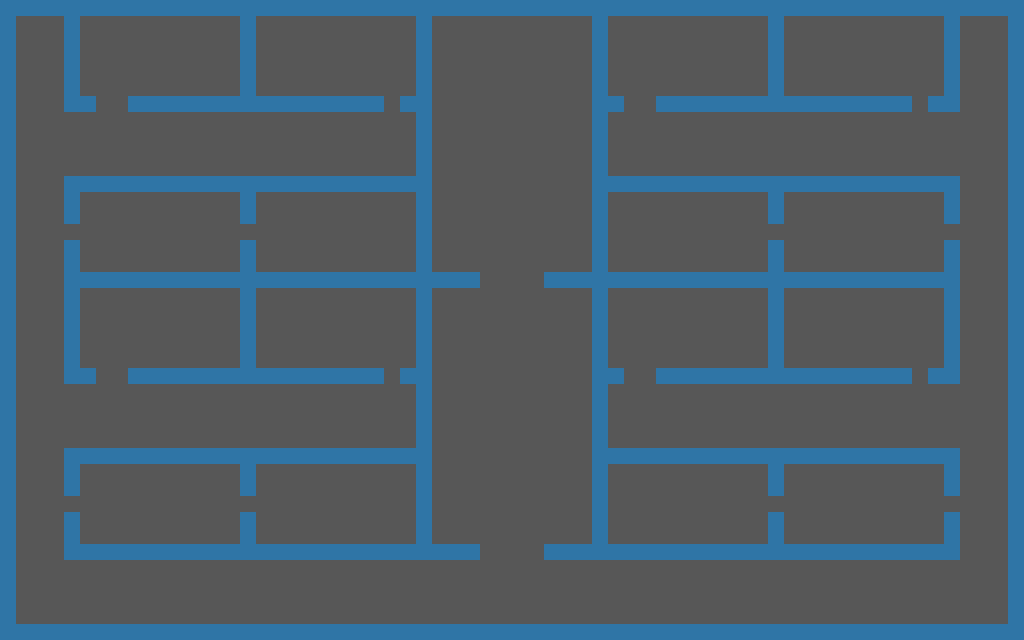

This game map was drawn from its Tiled (.tmx) file and the tilesets committed beside it. A one-line description and the trimmed map source follow:
An orthogonal 64x40 tile map with 16x16 px tiles, 1 tile layer (floor) and 60 objects (2x player, 2x light).

<map version="1.0" orientation="orthogonal" renderorder="right-down" width="64" height="40" tilewidth="16" tileheight="16" nextobjectid="67">
 <tileset firstgid="1" name="tilemap" tilewidth="16" tileheight="16" tilecount="4">
  <image source="tilemap.png" width="32" height="32" />
 </tileset>
 <layer name="floor" width="64" height="40">
  <data>[2560 cells, 2560 non-empty, 2 distinct tile ids]</data>
 </layer>
 <objectgroup name="walls">
  <object id="1" x="0" y="0" width="1024" height="16" />
  <object id="2" x="0" y="624" width="1024" height="16" />
  <object id="3" x="0" y="16" width="16" height="608" />
  <object id="4" x="1008" y="16" width="16" height="608" />
  <object id="5" x="64" y="16" width="16" height="96" />
  <object id="6" x="240" y="16" width="16" height="80" />
  <object id="7" x="416" y="16" width="16" height="272" />
  <object id="8" x="592" y="16" width="16" height="272" />
  <object id="9" x="768" y="16" width="16" height="80" />
  <object id="10" x="656" y="96" width="256" height="16" />
  <object id="11" x="944" y="16" width="16" height="96" />
  <object id="12" x="128" y="96" width="256" height="16" />
  <object id="14" x="80" y="96" width="16" height="16" />
  <object id="15" x="400" y="96" width="16" height="16" />
  <object id="16" x="432" y="272" width="48" height="16" />
  <object id="17" x="544" y="272" width="48" height="16" />
  <object id="18" x="608" y="96" width="16" height="16" />
  <object id="19" x="928" y="96" width="16" height="16" />
  <object id="27" x="64" y="176" width="352" height="16" />
  <object id="28" x="80" y="272" width="336" height="16" />
  <object id="29" x="64" y="192" width="16" height="32" />
  <object id="30" x="64" y="240" width="16" height="48" />
  <object id="31" x="240" y="192" width="16" height="32" />
  <object id="32" x="240" y="240" width="16" height="32" />
  <object id="33" x="608" y="176" width="352" height="16" />
  <object id="34" x="608" y="272" width="352" height="16" />
  <object id="35" x="768" y="192" width="16" height="32" />
  <object id="36" x="768" y="240" width="16" height="32" />
  <object id="37" x="944" y="192" width="16" height="32" />
  <object id="38" x="944" y="240" width="16" height="32" />
  <object id="39" x="944" y="512" width="16" height="32" />
  <object id="40" x="240" y="512" width="16" height="32" />
  <object id="41" x="80" y="368" width="16" height="16" />
  <object id="42" x="608" y="448" width="352" height="16" />
  <object id="43" x="400" y="368" width="16" height="16" />
  <object id="44" x="944" y="288" width="16" height="96" />
  <object id="45" x="240" y="288" width="16" height="80" />
  <object id="46" name="player" x="864" y="320">
   <ellipse />
  </object>
  <object id="47" x="240" y="464" width="16" height="32" />
  <object id="48" x="128" y="368" width="256" height="16" />
  <object id="49" x="608" y="368" width="16" height="16" />
  <object id="50" x="928" y="368" width="16" height="16" />
  <object id="51" x="64" y="288" width="16" height="96" />
  <object id="52" x="768" y="512" width="16" height="32" />
  <object id="53" x="544" y="544" width="48" height="16" />
  <object id="54" x="608" y="544" width="352" height="16" />
  <object id="55" x="944" y="464" width="16" height="32" />
  <object id="56" x="432" y="544" width="48" height="16" />
  <object id="57" x="416" y="288" width="16" height="272" />
  <object id="58" name="light" x="160" y="320">
   <ellipse />
  </object>
  <object id="59" x="768" y="464" width="16" height="32" />
  <object id="60" x="64" y="464" width="16" height="32" />
  <object id="61" x="656" y="368" width="256" height="16" />
  <object id="62" x="64" y="448" width="352" height="16" />
  <object id="63" x="64" y="512" width="16" height="48" />
  <object id="64" x="592" y="288" width="16" height="272" />
  <object id="65" x="80" y="544" width="336" height="16" />
  <object id="66" x="768" y="288" width="16" height="80" />
 </objectgroup>
 <objectgroup name="spawn">
  <object id="22" name="light" x="160" y="48">
   <ellipse />
  </object>
  <object id="23" name="player" x="864" y="48">
   <ellipse />
  </object>
 </objectgroup>
</map>
